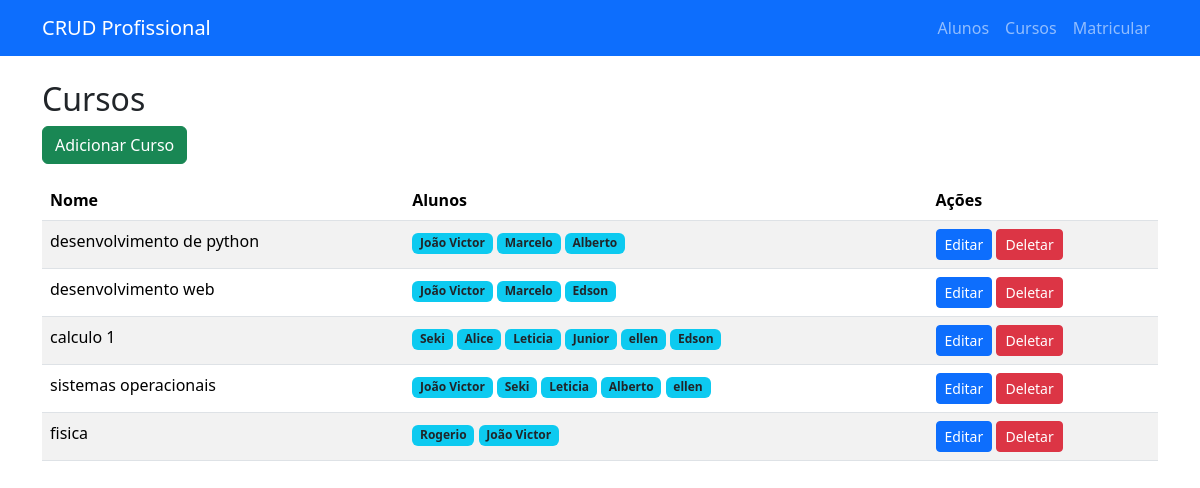
Page /cursos on the earlier database version.
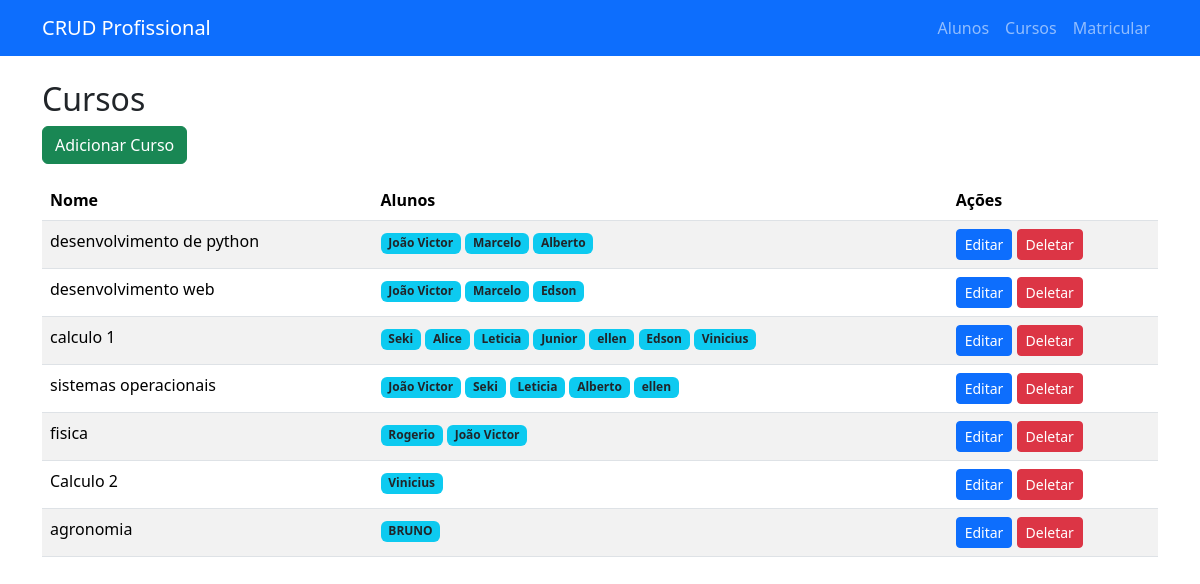
Same page on the later database version.
### app.py (models this page shows)
class Curso(db.Model):
    id = db.Column(db.Integer, primary_key=True)
    nome = db.Column(db.String(100), nullable=False)

class Aluno(db.Model):
    id = db.Column(db.Integer, primary_key=True)
    nome = db.Column(db.String(100), nullable=False)
    cursos = db.relationship('Curso', secondary=matriculas, backref=db.backref('alunos', lazy='dynamic'))

### app.py (the view)
@app.route('/cursos')
def cursos():
    lista_cursos = Curso.query.all()
    return render_template('cursos.html', cursos=lista_cursos)

### templates/cursos.html
{% extends "base.html" %}
{% block content %}
<h2>Cursos</h2>
<a class="btn btn-success mb-3" href="{{ url_for('adicionar_curso') }}">Adicionar Curso</a>
<table class="table table-striped">
    <thead>
        <tr>
            <th>Nome</th>
            <th>Alunos</th>
            <th>Ações</th>
        </tr>
    </thead>
    <tbody>
        {% for curso in cursos %}
        <tr>
            <td>{{ curso.nome }}</td>
            <td>
                {% for aluno in curso.alunos %}
                    <span class="badge bg-info text-dark">{{ aluno.nome }}</span>
                {% endfor %}
            </td>
            <td>
                <a class="btn btn-primary btn-sm" href="{{ url_for('editar_curso', id=curso.id) }}">Editar</a>
                <a class="btn btn-danger btn-sm" href="{{ url_for('deletar_curso', id=curso.id) }}">Deletar</a>
            </td>
        </tr>
        {% endfor %}
    </tbody>
</table>
{% endblock %}

Differences in the rows shown:
added Aluno: nome "Vinicius"
added Curso: nome "Calculo 2"
added Curso: nome "agronomia"
added Aluno: nome "BRUNO", shown under "agronomia"
